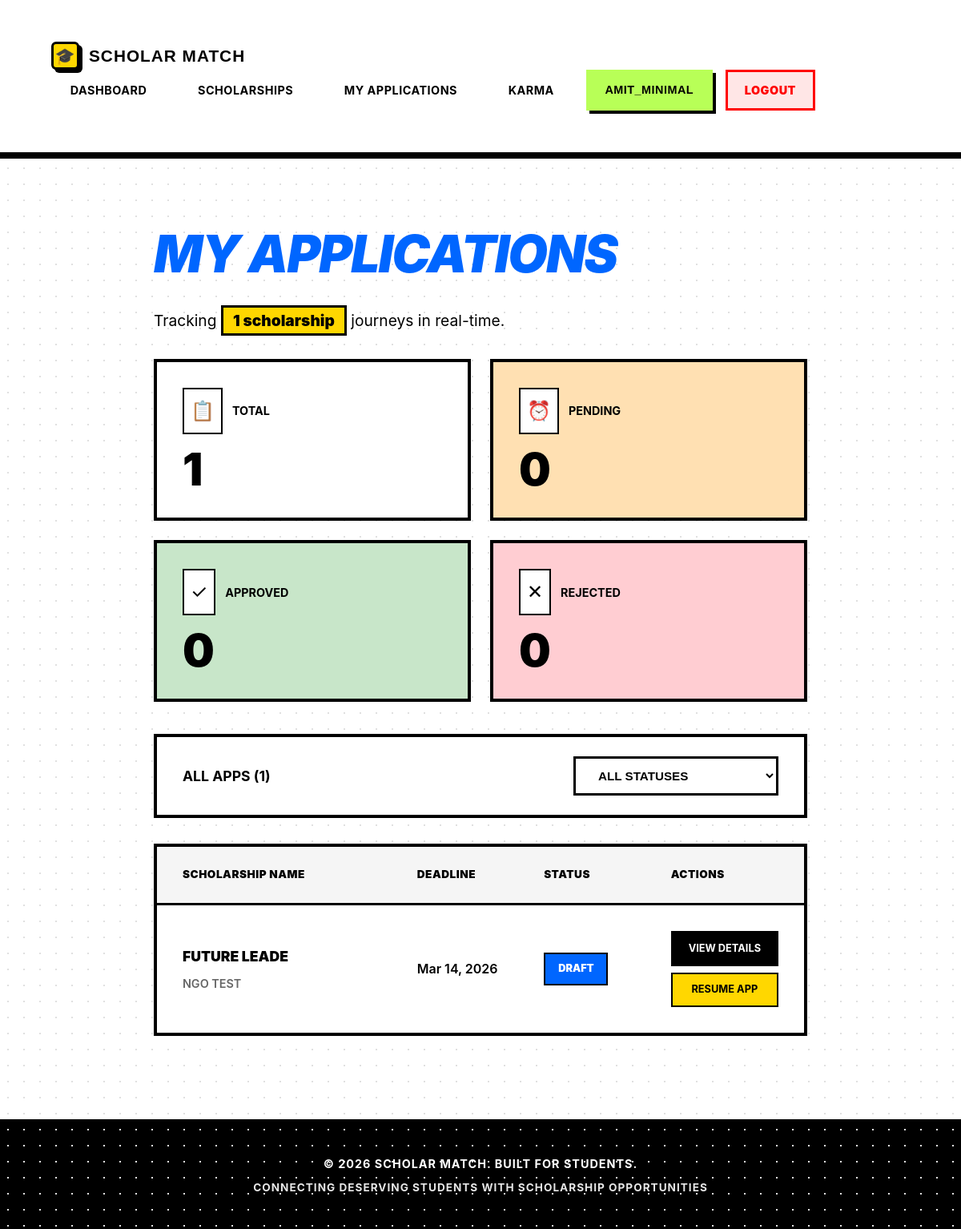
The app's page /applications/my-applications/ (signed in) with its own data.
### users/models.py (models this page shows, shortened)
class User(AbstractUser):
    is_student = models.BooleanField(default=True)
    is_moderator = models.BooleanField(default=False)
    is_organization = models.BooleanField(default=False)

### applications/models.py (models this page shows, shortened)
class Application(models.Model):
    STATUS_CHOICES = [
        ('DRAFT', 'Draft'), ('PENDING', 'Pending Review'),
        ('MOD_VERIFIED', 'Moderator Verified'), ('SUBMITTED', 'Submitted to Funder'),
        ('APPROVED', 'Approved by Funder'), ('REJECTED', 'Rejected')
    ]
    student = models.ForeignKey(StudentProfile, on_delete=models.CASCADE)
    scholarship = models.ForeignKey(Scholarship, on_delete=models.CASCADE)
    status = models.CharField(max_length=20, choices=STATUS_CHOICES, default='DRAFT')
    moderator_assigned = models.ForeignKey(
        ModeratorProfile, on_delete=models.SET_NULL, null=True, blank=True
    )
    application_link = models.URLField(max_length=2000, blank=True) # Official link if external
    last_action_date = models.DateTimeField(auto_now=True)
    class Meta:
        unique_together = ('student', 'scholarship')

### scholarships/models.py (models this page shows, shortened)
class Scholarship(models.Model):
    title = models.CharField(max_length=255, unique=True, verbose_name="Scholarship Title")
    org_profile = models.ForeignKey(
        'users.OrganizationProfile',
        on_delete=models.CASCADE,
        related_name='scholarships',
        null=True, blank=True,
        verbose_name="Organization"
    )
    logo = models.ImageField(
        upload_to='scholarship_logos/',
        blank=True, null=True,
        verbose_name="Organization Logo"
    )
    description = models.TextField(verbose_name="About the Scholarship (HTML allowed)")
    deadline = models.DateTimeField(verbose_name="Application Deadline")
    education_level = models.CharField(
        max_length=20,
        choices=EDUCATION_LEVEL_CHOICES,
        default='ANY',
        verbose_name="Target Education Level"
    )
    courses = models.TextField(
        blank=True, default='[]',
        help_text='JSON list of eligible courses/streams. Leave "[]" for any.'
    )
    max_family_income = models.PositiveIntegerField(
        null=True, blank=True,
        verbose_name="Max Family Annual Income (₹)",
        help_text="Maximum annual family income in INR (e.g. 800000 for ₹8 lakh)"
    )
    min_percentage = models.DecimalField(
        max_digits=5, decimal_places=2,
        null=True, blank=True,
        verbose_name="Minimum Academic Score (%/CGPA)"
    )
    demographic_focus = models.TextField(
        blank=True, default='[]',
        help_text='JSON list of demographic targets. Leave "[]" for all.'
    )
    total_budget = models.PositiveIntegerField(
        verbose_name="Total Budget (₹)",
        help_text="Full amount the organization deposits into escrow (INR)"
    )
    distribution_type = models.CharField(
        max_length=10,
        choices=DISTRIBUTION_TYPE_CHOICES,
        default='FIXED',
        verbose_name="Distribution Logic"
    )
    fixed_amount = models.PositiveIntegerField(
        null=True, blank=True,
        verbose_name="Fixed Amount per Winner (₹)",
        help_text="Required when distribution type is FIXED"
    )
    num_winners = models.PositiveIntegerField(
        null=True, blank=True,
        verbose_name="Number of Winners",
        help_text="How many students get selected"
    )
    disbursement_method = models.CharField(
        max_length=20,
        choices=DISBURSEMENT_METHOD_CHOICES,
        default='BANK_TRANSFER',
        verbose_name="Disbursement Method"
    )
    min_karma = models.PositiveIntegerField(
        default=0,
        verbose_name="Minimum Karma Points Required",
        help_text="Only students with ≥ this karma can apply"
    )
    verification_strictness = models.CharField(
        max_length=10,
        choices=VERIFICATION_STRICTNESS_CHOICES,
        default='STANDARD',
        verbose_name="Verification Strictness"
    )
    essay_question = models.TextField(
        blank=True,
        verbose_name="Custom Essay / Question (Optional)",
        help_text="e.g. 'Why do you need this scholarship?'"
    )
    is_active = models.BooleanField(
        default=False,
        help_text="Becomes True only after payment is confirmed"
    )
    is_funded = models.BooleanField(
        default=False,
        help_text="True once Razorpay payment is verified"
    )
    created_at = models.DateTimeField(auto_now_add=True)
    last_updated = models.DateTimeField(auto_now=True)
    organization = models.CharField(
        max_length=255, blank=True,
        help_text="[Legacy] Organization name as string. Use org_profile FK instead."
    )
    source_url = models.URLField(max_length=2000, blank=True)
    award_amount = models.CharField(
        max_length=50, blank=True,
        help_text="[Legacy] Free-text award amount. Use total_budget instead."
    )
    details = models.TextField(
        blank=True,
        help_text="[Legacy] Use description instead."
    )
    is_verified = models.BooleanField(default=False)
    found_by_student = models.ForeignKey(
        'users.StudentProfile',
        on_delete=models.SET_NULL,
        null=True, blank=True,
        related_name='found_scholarships'
    )
    finder_karma_awarded = models.IntegerField(default=0)
    class Meta:
        ordering = ['-created_at']
    @property
    def name(self):
        return self.title

### applications/views.py (the view)
# urls.py: path('my-applications/', views.my_applications, name='my_applications'),
@login_required
def my_applications(request):
    if not hasattr(request.user, 'studentprofile'):
        messages.error(request, 'Only students can view applications.')
        return redirect('student_dashboard')
    student = request.user.studentprofile
    applications = Application.objects.filter(student=student).order_by('-last_action_date')
    total_count = applications.count()
    pending_count = applications.filter(status='PENDING').count()
    approved_count = applications.filter(status='APPROVED').count()
    rejected_count = applications.filter(status='REJECTED').count()
    status_filter = request.GET.get('status', '')
    if status_filter:
        applications = applications.filter(status=status_filter)
    context = {
        'applications': applications,
        'status_filter': status_filter,
        'status_choices': Application.STATUS_CHOICES,
        'total_count': total_count,
        'pending_count': pending_count,
        'approved_count': approved_count,
        'rejected_count': rejected_count,
    }
    return render(request, 'applications/my_applications.html', context)

### applications/templates/applications/my_applications.html (shortened to what this page needs)
{% extends 'base.html' %}
{% block content %}
<div class="applications-container">
    <div class="applications-header">
        <h1 class="page-title">MY APPLICATIONS</h1>
        <p class="page-subtitle">Tracking <span class="highlight-count">{{ applications.count }} scholarship</span>
            journeys in real-time.</p>
    </div>
    <div class="stats-grid">
        <div class="stat-card total">
            <div class="stat-header">
                <span class="stat-icon">📋</span>
                <span class="stat-label">Total</span>
            </div>
            <div class="stat-value">{{ total_count|default:"0" }}</div>
        </div>
        <div class="stat-card pending">
            <div class="stat-header">
                <span class="stat-icon">⏰</span>
                <span class="stat-label">Pending</span>
            </div>
            <div class="stat-value">{{ pending_count|default:"0" }}</div>
        </div>
        <div class="stat-card approved">
            <div class="stat-header">
                <span class="stat-icon">✓</span>
                <span class="stat-label">Approved</span>
            </div>
            <div class="stat-value">{{ approved_count|default:"0" }}</div>
        </div>
        <div class="stat-card rejected">
            <div class="stat-header">
                <span class="stat-icon">✕</span>
                <span class="stat-label">Rejected</span>
            </div>
            <div class="stat-value">{{ rejected_count|default:"0" }}</div>
        </div>
    </div>
    <div class="filter-bar">
        <div class="filter-count">
            ALL APPS ({{ applications.count }})
        </div>
        <form method="get" id="filterForm">
            <select name="status" class="filter-select" onchange="this.form.submit()">
                <option value="">All Statuses</option>
            </select>
        </form>
    </div>
    {% if applications %}
    <div class="applications-list">
        <div class="table-header">
            <div class="table-header-cell">Scholarship Name</div>
            <div class="table-header-cell">Deadline</div>
            <div class="table-header-cell">Status</div>
            <div class="table-header-cell">Actions</div>
        </div>
        {% for application in applications %}
        <div class="application-row">
            <div class="scholarship-info">
                <h3 class="scholarship-name">{{ application.scholarship.name }}</h3>
                <div class="scholarship-org">{{ application.scholarship.organization }}</div>
            </div>
            <div class="deadline-cell">
                {{ application.scholarship.deadline|date:"M d, Y" }}
            </div>
            <div>
                <span class="status-badge {{ application.status }}">
                    {{ application.get_status_display }}
                </span>
            </div>
            <div class="action-buttons">
                <a href="{% url 'applications:application_status' pk=application.pk %}" class="btn-view">
                    View Details
                </a>
                {% if application.status == 'DRAFT' %}
                <a href="{% url 'applications:upload_documents' pk=application.pk %}" class="btn-edit">
                    Resume App
                </a>
                {% endif %}
            </div>
        </div>
        {% endfor %}
    </div>
    {% endif %}
</div>
{% endblock %}

### templates/base.html (shortened to what this page needs)
<!DOCTYPE html>
<html lang="en">
<head>
</head>
<body>
    <nav>
        <div class="container">
            <a href="/" class="logo">
                <div class="logo-icon">🎓</div>
                <span>Scholar Match</span>
            </a>
            <ul>
                {% if user.is_authenticated %}
                {% if user.is_student %}
                <li><a href="{% url 'student_dashboard' %}">Dashboard</a></li>
                <li><a href="{% url 'scholarships:scholarship_list' %}">Scholarships</a></li>
                <li><a href="{% url 'applications:my_applications' %}">My Applications</a></li>
                <li><a href="{% url 'karma:karma_dashboard' %}">Karma</a></li>
                {% elif user.is_organization %}
                <li><a href="{% url 'funder_portal:funder_dashboard' %}">Dashboard</a></li>
                <li><a href="{% url 'funder_portal:create_scholarship' %}">Create Scholarship</a></li>
                <li><a href="{% url 'funder_portal:view_applications' %}">Applications</a></li>
                {% elif user.is_moderator %}
                <li><a href="{% url 'moderator_dashboard' %}">Dashboard</a></li>
                <li><a href="{% url 'moderator_add_scholarship' %}">Add Scholarship</a></li>
                <li><a href="{% url 'karma:moderator_overview' %}">Karma Review</a></li>
                {% endif %}
                <li>
                    <span class="user-info">{{ user.username }}</span>
                </li>
                <li><a href="{% url 'logout' %}" class="logout-btn">Logout</a></li>
                {% else %}
                <li><a href="{% url 'login' %}">Login</a></li>
                {% endif %}
            </ul>
        </div>
    </nav>
    <div class="container">
        {% block content %}
        {% endblock %}
    </div>
    <footer>
        <p>&copy; 2026 Scholar Match. Built for Students.</p>
        <p style="margin-top: 0.5rem; font-size: 0.85rem; opacity: 0.9;">Connecting Deserving Students with Scholarship
            Opportunities</p>
    </footer>
</body>
</html>

### templates/base.html (style rules this page uses)
* { margin: 0; padding: 0; box-sizing: border-box; }
:root { --primary-yellow: #FFD700; --neon-green: #B8FF57; --bright-blue: #0066FF; --black: #000000; --white: #FFFFFF; --light-gray: #f5f5f5; --text-gray: #666666; --border-black: #000000; --shadow-black: #000000; --bright-red: #FF0000; --bright-green: #00CC00; --bright-purple: #B8A4FF; --bright-orange: #FFA04A; }
body { font-family: 'Arial', 'Helvetica Neue', sans-serif; background: var(--light-gray); background-image: radial-gradient(circle, #d0d0d0 1px, transparent 1px); background-size: 20px 20px; color: var(--black); line-height: 1.6; min-height: 100vh; display: flex; flex-direction: column; }
nav { background: var(--white); border-bottom: 4px solid var(--black); padding: 0.75rem 2rem; box-shadow: 0 4px 0 var(--black); position: sticky; top: 0; z-index: 1000; }
nav .container { max-width: 1400px; margin: 0 auto; display: flex; justify-content: space-between; align-items: center; flex-wrap: wrap; }
nav .logo { color: var(--black); font-size: 1.3rem; font-weight: 900; text-decoration: none; display: flex; align-items: center; gap: 0.75rem; transition: all 0.2s ease; text-transform: uppercase; letter-spacing: 1px; font-family: 'Arial Black', sans-serif; }
nav .logo-icon { width: 35px; height: 35px; background: var(--primary-yellow); border: 3px solid var(--black); border-radius: 6px; display: flex; align-items: center; justify-content: center; font-size: 20px; box-shadow: 4px 4px 0 var(--black); }
nav ul { list-style: none; display: flex; gap: 1rem; align-items: center; flex-wrap: wrap; }
nav ul li a, nav ul li .user-info { color: var(--black); text-decoration: none; padding: 0.7rem 1.3rem; border-radius: 0; transition: all 0.2s ease; font-weight: 700; font-size: 0.9rem; display: block; text-transform: uppercase; letter-spacing: 0.5px; border: 3px solid transparent; }
nav .user-info { background: var(--neon-green); border: 3px solid var(--black); color: var(--black); padding: 0.7rem 1.5rem; font-weight: 900; box-shadow: 4px 4px 0 var(--black); font-family: 'Arial Black', sans-serif; }
nav .logout-btn { background: #FFE6E6; border: 3px solid var(--bright-red); color: var(--bright-red); font-weight: 900; }
.container { max-width: 1400px; margin: 0 auto; padding: 2.5rem 2rem; flex: 1; }
footer { background: var(--black); color: var(--white); text-align: center; padding: 2.5rem 2rem; margin-top: auto; border-top: 4px solid var(--black); }
footer p { font-weight: 700; text-transform: uppercase; letter-spacing: 1px; font-size: 0.9rem; }

### records on screen
User: username "AMIT_MINIMAL"
Application: scholarship.name "FUTURE LEADE", scholarship.organization "NGO TEST", scholarship.deadline "Mar 14, 2026", status "DRAFT", shows "RESUME APP"

### other values on screen
{{ applications.count }} "1"
{{ total_count|default:"0" }} "1"
{{ pending_count|default:"0" }} "0"
{{ approved_count|default:"0" }} "0"
{{ rejected_count|default:"0" }} "0"
